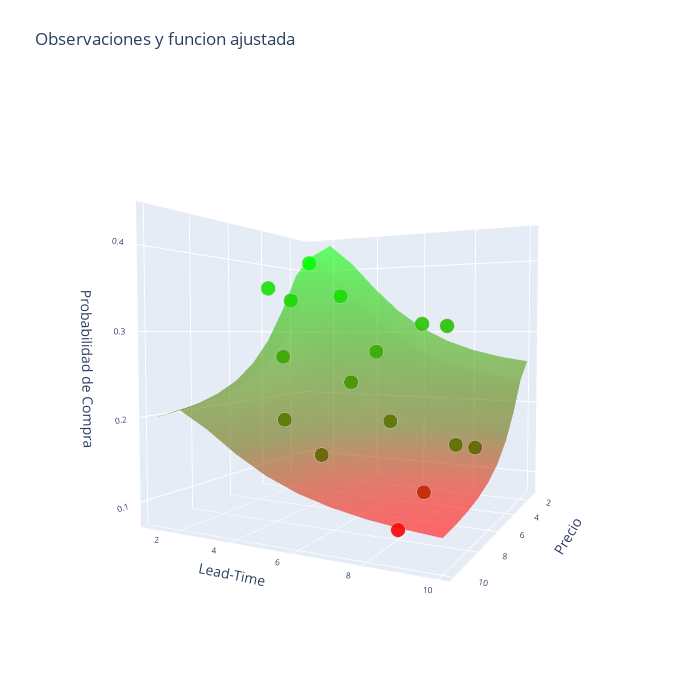

Notebook code for this chart:
### Code cell
f_reg = lambda x,y : f(x, y, res.x[0],res.x[1],res.x[2],res.x[3],res.x[4])
surf_3d(f_reg, (10,10), obss, titulo = "Observaciones y funcion ajustada", interactiva = True)

### Figure 1 — Plotly figure (JSON) as saved in the notebook; plotly's stock layout.template omitted (floating-point values rounded to 4 significant figures)
{"data": [{"colorscale": [[0, "rgb(255,1,1)"], [0.2, "rgb(100,100,1)"], [1, "rgb(1,255,1)"]], "opacity": 0.6, "showscale": false, "type": "surface", "x": [[1, 2, 3, 4, 5, 6, 7, 8, 9, 10], [1, 2, 3, 4, 5, 6, 7, 8, 9, 10], [1, 2, 3, 4, 5, 6, 7, 8, 9, 10], [1, 2, 3, 4, 5, 6, 7, 8, 9, 10], [1, 2, 3, 4, 5, 6, 7, 8, 9, 10], [1, 2, 3, 4, 5, 6, 7, 8, 9, 10], [1, 2, 3, 4, 5, 6, 7, 8, 9, 10], [1, 2, 3, 4, 5, 6, 7, 8, 9, 10], [1, 2, 3, 4, 5, 6, 7, 8, 9, 10], [1, 2, 3, 4, 5, 6, 7, 8, 9, 10]], "y": [[1, 1, 1, 1, 1, 1, 1, 1, 1, 1], [2, 2, 2, 2, 2, 2, 2, 2, 2, 2], [3, 3, 3, 3, 3, 3, 3, 3, 3, 3], [4, 4, 4, 4, 4, 4, 4, 4, 4, 4], [5, 5, 5, 5, 5, 5, 5, 5, 5, 5], [6, 6, 6, 6, 6, 6, 6, 6, 6, 6], [7, 7, 7, 7, 7, 7, 7, 7, 7, 7], [8, 8, 8, 8, 8, 8, 8, 8, 8, 8], [9, 9, 9, 9, 9, 9, 9, 9, 9, 9], [10, 10, 10, 10, 10, 10, 10, 10, 10, 10]], "z": [[0.4205, 0.3894, 0.3338, 0.2872, 0.2542, 0.2321, 0.2176, 0.2083, 0.2022, 0.1983], [0.4385, 0.407, 0.3503, 0.3025, 0.2684, 0.2454, 0.2304, 0.2206, 0.2143, 0.2102], [0.4079, 0.3771, 0.3223, 0.2767, 0.2445, 0.2229, 0.2089, 0.1998, 0.1939, 0.1902], [0.368, 0.3385, 0.2868, 0.2444, 0.2148, 0.1952, 0.1825, 0.1743, 0.169, 0.1656], [0.333, 0.305, 0.2564, 0.2171, 0.19, 0.1722, 0.1606, 0.1532, 0.1485, 0.1454], [0.3062, 0.2795, 0.2336, 0.1969, 0.1717, 0.1553, 0.1447, 0.1379, 0.1336, 0.1308], [0.287, 0.2613, 0.2175, 0.1827, 0.159, 0.1436, 0.1336, 0.1273, 0.1232, 0.1206], [0.2736, 0.2487, 0.2064, 0.173, 0.1503, 0.1356, 0.1262, 0.1201, 0.1163, 0.1138], [0.2645, 0.2402, 0.1989, 0.1665, 0.1445, 0.1303, 0.1211, 0.1153, 0.1116, 0.1092], [0.2584, 0.2344, 0.1939, 0.1621, 0.1406, 0.1267, 0.1178, 0.1121, 0.1085, 0.1062]]}, {"marker": {"color": [0.2715, 0.1515, 0.167, 0.3646, 0.3121, 0.1783, 0.1064, 0.3089, 0.3549, 0.08177, 0.4125, 0.3455, 0.2328, 0.1827, 0.2617, 0.1485], "colorscale": [[0, "rgb(255,1,1)"], [0.2, "rgb(100,100,1)"], [1, "rgb(1,255,1)"]], "line": {"color": "rgb(204, 204, 204)", "width": 1}, "opacity": 0.9, "size": 5, "symbol": "circle"}, "mode": "markers", "type": "scatter3d", "x": [3, 4, 6, 4, 1, 4, 6, 1, 2, 8, 1, 4, 5, 6, 3, 7], "y": [5, 9, 9, 1, 6, 6, 8, 7, 3, 8, 1, 2, 5, 3, 1, 5], "z": [0.2715, 0.1515, 0.167, 0.3646, 0.3121, 0.1783, 0.1064, 0.3089, 0.3549, 0.08177, 0.4125, 0.3455, 0.2328, 0.1827, 0.2617, 0.1485]}], "layout": {"autosize": false, "height": 700, "margin": {"b": 65, "l": 65, "r": 50, "t": 90}, "scene": {"aspectmode": "cube", "camera": {"eye": {"x": 2, "y": 1, "z": 0.1}}, "xaxis": {"tickfont": {"size": 10}, "title": {"text": "Precio"}, "type": "linear"}, "yaxis": {"tickangle": 1, "tickfont": {"size": 10}, "title": {"text": "Lead-Time"}}, "zaxis": {"tickfont": {"size": 10}, "title": {"text": "Probabilidad de Compra"}}}, "title": {"text": "Observaciones y funcion ajustada"}, "width": 700}}
